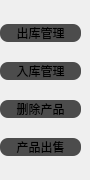
     <widget class="QWidget" name="page_4">
      <attribute name="icon">
       <iconset>
        <normalon>:/区块链/区块链.png</normalon>
       </iconset>
      </attribute>
      <attribute name="label">
       <string> 作业管理</string>
      </attribute>
      <widget class="QWidget" name="verticalLayoutWidget_11">
       <property name="geometry">
        <rect>
         <x>0</x>
         <y>10</y>
         <width>81</width>
         <height>161</height>
        </rect>
       </property>
       <layout class="QVBoxLayout" name="verticalLayout">
        <item>
         <widget class="QPushButton" name="pushButton_73">
          <property name="styleSheet">
           <string notr="true">QPushButton{ 
background-color: rgb(76, 76, 76);
	font: 9pt &quot;微软雅黑&quot;;
border-radius: 8px;
border-style: outset;
}
QPushButton:hover{
background-color:rgb(117, 117, 117);
}
QPushButton:pressed{
background-color: rgb(35, 35, 35);
}</string>
          </property>
          <property name="text">
           <string>出库管理</string>
          </property>
          <property name="flat">
           <bool>true</bool>
          </property>
         </widget>
        </item>
        <item>
         <widget class="QPushButton" name="pushButton_72">
          <property name="styleSheet">
           <string notr="true">QPushButton{ 
background-color: rgb(76, 76, 76);
	font: 9pt &quot;微软雅黑&quot;;
border-radius: 8px;
border-style: outset;
}
QPushButton:hover{
background-color:rgb(117, 117, 117);
}
QPushButton:pressed{
background-color: rgb(35, 35, 35);
}</string>
          </property>
          <property name="text">
           <string>入库管理</string>
          </property>
          <property name="flat">
           <bool>true</bool>
          </property>
         </widget>
        </item>
        <item>
         <widget class="QPushButton" name="pushButton_2">
          <property name="styleSheet">
           <string notr="true">QPushButton{ 
background-color: rgb(76, 76, 76);
	font: 9pt &quot;微软雅黑&quot;;
border-radius: 8px;
border-style: outset;
}
QPushButton:hover{
background-color:rgb(117, 117, 117);
}
QPushButton:pressed{
background-color: rgb(35, 35, 35);
}</string>
          </property>
          <property name="text">
           <string>删除产品</string>
          </property>
         </widget>
        </item>
        <item>
         <widget class="QPushButton" name="pushButton_3">
          <property name="styleSheet">
           <string notr="true">QPushButton{ 
background-color: rgb(76, 76, 76);
	font: 9pt &quot;微软雅黑&quot;;
border-radius: 8px;
border-style: outset;
}
QPushButton:hover{
background-color:rgb(117, 117, 117);
}
QPushButton:pressed{
background-color: rgb(35, 35, 35);
}</string>
          </property>
          <property name="text">
           <string>产品出售</string>
          </property>
         </widget>
        </item>
       </layout>
      </widget>
     </widget>
